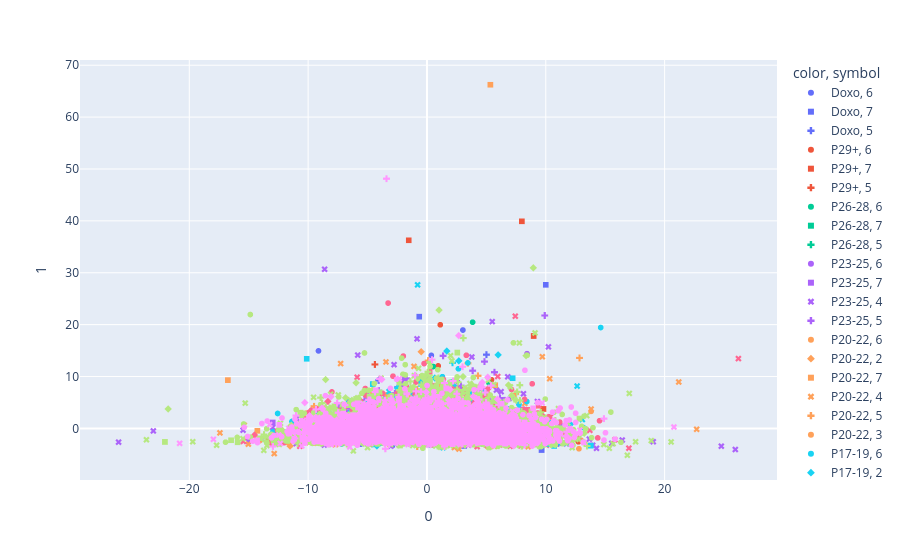

Write notebook code for a chart like this one.
### Code cell
from sklearn.decomposition import PCA
pca = PCA(n_components=2)

x_df = this_df[vars.__add__
    (["AllGroups",
    "Replicate_Number"])].dropna()
display(x_df)
components = pca.fit_transform(x_df[vars])

fig = px.scatter(components, x=0, y=1, color=x_df["AllGroups"],symbol=x_df["Replicate_Number"])
fig.show()

# labels = {
#     str(i): f"PC {i + 1} ({var:.1f}%)"
#     for i, var in enumerate(pca.explained_variance_ratio_ * 100)
# }

# fig = px.scatter_matrix(
#     components, labels=labels, dimensions=range(4), color=df["species"]
# )
# fig.update_traces(diagonal_visible=False)
# fig.show()

### Figure 1 — Plotly figure (JSON) as saved in the notebook; plotly's stock layout.template omitted (floating-point values rounded to 4 significant figures; data arrays with more than 128 entries replaced by an {"elided": "..."} marker saying what was removed)
{"data": [{"hovertemplate": "color=Doxo<br>symbol=6<br>0=%{x}<br>1=%{y}<extra></extra>", "legendgroup": "Doxo, 6", "marker": {"color": "#636efa", "symbol": "circle"}, "mode": "markers", "name": "Doxo, 6", "showlegend": true, "type": "scattergl", "x": {"elided": "130 float values"}, "xaxis": "x", "y": {"elided": "130 float values"}, "yaxis": "y"}, {"hovertemplate": "color=Doxo<br>symbol=7<br>0=%{x}<br>1=%{y}<extra></extra>", "legendgroup": "Doxo, 7", "marker": {"color": "#636efa", "symbol": "square"}, "mode": "markers", "name": "Doxo, 7", "showlegend": true, "type": "scattergl", "x": [5.934, -2.455, 1.792, -0.505, 9.998, -1.31, 3.348, -2.924, 2.561, 6.542, 4.94, 8.158, -6.052, -1.362, -0.9095, 1.23, -2.85, -1.695, 4.291, 0.5552, -0.06326, 9.646, -8.52, -2.785, -2.237, -0.648, -2.159, 3.135, -4.421, 5.777, -2.982, 2.754, 3.619, 0.5592, -3.818, 0.2772, 3.257, 0.2388, -8.803, 4.779, 1.308, -6.427, 3.051], "xaxis": "x", "y": [-2.927, -0.7234, -2.238, 1.607, 27.67, -1.405, -2.262, -0.03595, -0.8756, -1.731, -0.2835, 0.2663, 0.3197, 0.1703, -2.166, -1.663, -0.6474, -2.134, -0.8958, 2.243, 2.457, -4.164, -2.358, -1.949, -1.227, 21.54, -0.4194, -3.379, -1.325, -0.5322, 1.343, -0.1026, -1.796, 0.4607, -0.1518, -2.131, 4.27, 0.9425, 1.851, -0.964, -0.8398, 0.4714, 0.1958], "yaxis": "y"}, {"hovertemplate": "color=Doxo<br>symbol=5<br>0=%{x}<br>1=%{y}<extra></extra>", "legendgroup": "Doxo, 5", "marker": {"color": "#636efa", "symbol": "cross"}, "mode": "markers", "name": "Doxo, 5", "showlegend": true, "type": "scattergl", "x": [2.392, 3.034, -2.784, 0.7938, -2.042, -6.186, 2.505, -0.008333, -1.737, -4.064, -2.47, 6.446, 11.04, 1.842, -3.265, -0.4695, 1.486, -0.1572, 0.4597, 0.4691, -3.543, -3.721, 3.761, 7.538, 5.004, 7.93, -6.296, -1.278, -5.634, 10.84, -7.641, 3.356, 7.787, -5.703, 2.741, 0.6206, 3.338, -4.982, 5.866, -2.139, -2.323], "xaxis": "x", "y": [-0.3113, 0.06236, -1.079, -0.6816, 2.658, -2.236, 6.599, 1.742, 4.685, 9.257, -2.549, -1.147, -2.877, 2.265, -0.6577, -0.2892, 2.715, -1.869, -0.7309, -0.3007, -2.465, -1.14, 0.5239, -2.031, 14.2, 3.138, -2.094, 4.938, -0.9512, -2.684, -1.365, 5.24, -1.285, -2.843, 2.14, 0.1704, -0.076, 4.214, -1.388, 3.939, -0.8657], "yaxis": "y"}, {"hovertemplate": "color=P29+<br>symbol=6<br>0=%{x}<br>1=%{y}<extra></extra>", "legendgroup": "P29+, 6", "marker": {"color": "#EF553B", "symbol": "circle"}, "mode": "markers", "name": "P29+, 6", "showlegend": true, "type": "scattergl", "x": [0.4107, -3.704, 5.114, -7.779, -0.4488, 5.614, 0.8715, -5.304, 4.682, 1.506, 2.157, 0.9701, 0.5582, 1.109, -0.3304, 3.073, 0.944, -10.06, -4.914, -7.852, 8.746, 4.307, -4.64, -6.659, 3.712, -0.6366, 12.75, -1.128, -1.478, 5.429, -1.683, -0.7399, 6.244, 0.4804, 1.12, 1.707, -1.078], "xaxis": "x", "y": [-0.006349, -1.781, -1.457, 0.1288, 0.8139, -1.842, -1.733, 0.671, 4.882, 3.19, -1.639, 1.67, -2.352, 3.403, -1.829, 7.601, 12.05, 2.513, -0.859, 0.2086, -2.331, -1.792, -1.668, 4.499, -2.151, -2.33, -2.584, 2.695, -0.7362, 9.369, -0.4512, -3.202, -1.481, 1.577, 19.97, -0.2699, 0.8744], "yaxis": "y"}, {"hovertemplate": "color=P29+<br>symbol=7<br>0=%{x}<br>1=%{y}<extra></extra>", "legendgroup": "P29+, 7", "marker": {"color": "#EF553B", "symbol": "square"}, "mode": "markers", "name": "P29+, 7", "showlegend": true, "type": "scattergl", "x": [-4.767, 1.758, 1.059, -1.35, -4.256, -1.591, -2.273, 1.355, 1.842, 0.8807, 1.589, 2.704, 0.6658, -4.052, 3.285, 9.802, 5.571, 0.9441, 0.2733, -2.194, -1.37, 3.674, 4.575, -1.458, -10.11, 8.244, 5.908, -6.428, -13.44, 9.988, -8.717, 2.508, -4.289, -1.604, 2.055, -0.9906, 7.692, 2.343, 0.6555, 6.162, -1.532, 4.258, 8.978, 6.774, 7.988, -0.8211, -3.052, 7.096, 4.941], "xaxis": "x", "y": [0.7579, 0.2817, 0.5588, -0.756, -0.9311, 0.1955, -1.284, 0.6693, 4.521, 0.08717, -1.987, 1.823, 3.018, -2.377, -2.504, 3.746, 0.414, -0.6841, -1.372, 0.2673, 4.63, -2.477, -0.1888, 0.1406, -0.9177, 2.251, 0.4315, 1.407, -2.042, -2.746, -0.8055, -1.38, 0.2156, 0.9098, -0.3893, -0.4627, -1.356, -1.545, 1.816, 4.131, 36.25, -2.605, 17.81, -1.47, 39.91, -0.4729, -3.143, -0.6029, -1.178], "yaxis": "y"}, {"hovertemplate": "color=P29+<br>symbol=5<br>0=%{x}<br>1=%{y}<extra></extra>", "legendgroup": "P29+, 5", "marker": {"color": "#EF553B", "symbol": "cross"}, "mode": "markers", "name": "P29+, 5", "showlegend": true, "type": "scattergl", "x": [2.77, 5.724, 0.06651, 7.904, -0.3084, 0.9329, 2.26, 4.239, 4.777, 8.33, -1.318, 1.794, 2.988, 1.484, -9.808, -9.626, 1.489, 4.814, -2.885, 0.3199, -1.053, 0.4848, -0.02008, 0.1615, -2.57, 1.639, 1.726, 0.9403, -2.098, -0.3425, 3.421, 1.928, 7.704, 0.8737, -0.7873, -4.383, -2.953, 1.487, -0.3442, -10.39, 8.025, 0.1307, -8.304, 1.868, 6.165, 1.846], "xaxis": "x", "y": [2.757, 4.618, 1.561, -1.463, 3.545, 0.1613, 1.173, -0.9352, 3.133, -1.495, -1.644, -2.834, -3.019, -1.906, 0.258, -1.505, 0.02611, 2.24, -1.396, -0.8735, 3.249, 4.312, -0.8457, -0.7278, -1.72, 2.27, 3.751, -0.8942, 0.184, -0.02005, 1.447, 5.567, 2.885, -2.689, -2.405, 12.33, 5.942, 2.429, 4.009, -2.116, 1.187, -2.105, 0.594, 0.557, 0.06358, 0.2555], "yaxis": "y"}, {"hovertemplate": "color=P26-28<br>symbol=6<br>0=%{x}<br>1=%{y}<extra></extra>", "legendgroup": "P26-28, 6", "marker": {"color": "#00cc96", "symbol": "circle"}, "mode": "markers", "name": "P26-28, 6", "showlegend": true, "type": "scattergl", "x": {"elided": "194 float values"}, "xaxis": "x", "y": {"elided": "194 float values"}, "yaxis": "y"}, {"hovertemplate": "color=P26-28<br>symbol=7<br>0=%{x}<br>1=%{y}<extra></extra>", "legendgroup": "P26-28, 7", "marker": {"color": "#00cc96", "symbol": "square"}, "mode": "markers", "name": "P26-28, 7", "showlegend": true, "type": "scattergl", "x": [0.04408, 0.2991, -0.2391, -3.44, 5.201, -0.27, -0.009323, -5.399, 1.966, 2.471, 4.781, -2.337, 1.107, 3.573, 4.139, 7.686, 1.371, 0.004363, -4.363, -7.023, 1.044, 7.345, -0.2286, -3.22, -2.225, 0.5952, 3.334, 2.397, 3.199, 7.275, 2.449, -3.873, -0.1234, 3.986, -0.4905, -1.457, 2.168, -0.4894, -1.883, -2.056, 6.66, -5.515, 2.809, -2.74, 4.966, 8.698, 0.7991, 4.244, 1.732, 2.003, -1.009, -4.848, -2.907, 4.272, -1.768, 9.363, -3.671, -0.8337, 1.922, 6.206, 0.5601, -2.447, 3.852, -0.2584, 8.148, -2.087, 3.029, 2.916, 5.082, 1.316, -9.596, -8.714, -5.859, -6.884, -3.993, -6.176, -7.442, -3.962, -2.852, -3.122, -1.877, 4.732, 4.646, -4.413, -2.155, 0.8919, -6.239, -5.858, -2.007, -1.017, -4.051, -3.382, 3.286, 4.381, -1.757, -3.644, -3.92, 8.924, -5.931, 0.7677, -5.263, -6.103, 5.629, -4.358, 2.089, 7.138, -9.464, 3.559, -0.8118, -2.078, 1.313, 1.431, -1.034, 5.535, 4.1, 8.281, 1.355, -0.5637, 1.216, 0.8104, 4.164, 10.97, 7.626], "xaxis": "x", "y": [-0.8582, -0.1286, 0.01296, 1.073, 1.456, 0.9031, 0.8262, 1.265, -0.1009, 0.2219, 2.457, -1.182, 0.8854, -0.8162, -0.2195, 0.5473, -1.594, 1.856, -1.233, -0.1687, 2.706, -0.4364, 1.062, 1.647, -0.6462, -0.1652, 0.6902, 1.073, 1.215, 1.557, -0.4326, 0.7711, -0.6725, -1.31, -1.489, -1.068, -0.6414, -0.5918, -0.02342, 0.4498, 2.214, -0.3025, -0.6626, -1.193, -0.3459, -0.8163, -0.02974, -1.501, 4.224, -1.919, 0.1799, -0.4852, 1.257, -0.4724, -0.4476, -0.9219, 4.703, 0.2007, -2.097, -1.209, 1.532, -1.564, -1.188, 2.428, -2.219, 0.4544, -1.113, 0.4608, 2.858, 0.07358, 0.7327, 2.165, 1.383, -1.573, -0.7502, 0.8392, 1.902, 2.644, 0.1258, -1.284, -0.3916, -0.3554, -0.3442, -0.249, 0.3176, -1.79, -1.189, -1.012, 2.486, 2.749, 0.669, 0.3761, 4.868, 2.709, 0.4153, 0.2201, 1.662, -1.306, 4.351, 0.02688, 2.358, 1.347, 1.695, -1.198, 8.903, 1.789, 0.8756, -0.4139, 0.5745, -0.1524, -1.732, 1.308, -0.0763, -2.27, 0.8636, -0.09123, -0.04114, -1.506, -0.2144, -1.689, -1.158, -0.374, 0.8316], "yaxis": "y"}, {"hovertemplate": "color=P26-28<br>symbol=5<br>0=%{x}<br>1=%{y}<extra></extra>", "legendgroup": "P26-28, 5", "marker": {"color": "#00cc96", "symbol": "cross"}, "mode": "markers", "name": "P26-28, 5", "showlegend": true, "type": "scattergl", "x": [-3.726, -2.21, -1.341, -0.5655, -2.87, 1.379, -1.807, 2.277, 5.835, 7.66, 7.272, 5.507, 8.318, 5.911, 1.558, 5.506, -5.556, 0.5077, -0.9638, 0.528, -0.1338, -9.358, 2.405, 1.378, -6.046, -3.147, -8.423, -2.857, 10.87, -3.171, 0.9884, 5.001, 2.698, 1.664, -6.511, 0.8929, -1.434, -2.237, 5.646, -3.83], "xaxis": "x", "y": [-0.6072, -0.8233, -0.2068, 1.13, -2.849, -2.812, -0.2319, -2.335, -0.8863, -2.0, -2.715, -2.011, -2.388, 0.2048, -2.128, -1.586, -2.063, -1.804, -1.335, -0.7626, 1.039, -2.17, 0.6031, -2.962, -0.3912, -0.4319, -2.603, -1.299, -1.649, -2.599, -0.6998, -0.8983, -2.797, 1.784, -1.332, 1.766, -1.415, -1.186, 1.676, -0.6251], "yaxis": "y"}, {"hovertemplate": "color=P23-25<br>symbol=6<br>0=%{x}<br>1=%{y}<extra></extra>", "legendgroup": "P23-25, 6", "marker": {"color": "#ab63fa", "symbol": "circle"}, "mode": "markers", "name": "P23-25, 6", "showlegend": true, "type": "scattergl", "x": {"elided": "448 float values"}, "xaxis": "x", "y": {"elided": "448 float values"}, "yaxis": "y"}, {"hovertemplate": "color=P23-25<br>symbol=7<br>0=%{x}<br>1=%{y}<extra></extra>", "legendgroup": "P23-25, 7", "marker": {"color": "#ab63fa", "symbol": "square"}, "mode": "markers", "name": "P23-25, 7", "showlegend": true, "type": "scattergl", "x": {"elided": "472 float values"}, "xaxis": "x", "y": {"elided": "472 float values"}, "yaxis": "y"}, {"hovertemplate": "color=P23-25<br>symbol=4<br>0=%{x}<br>1=%{y}<extra></extra>", "legendgroup": "P23-25, 4", "marker": {"color": "#ab63fa", "symbol": "x"}, "mode": "markers", "name": "P23-25, 4", "showlegend": true, "type": "scattergl", "x": {"elided": "331 float values"}, "xaxis": "x", "y": {"elided": "331 float values"}, "yaxis": "y"}, {"hovertemplate": "color=P23-25<br>symbol=5<br>0=%{x}<br>1=%{y}<extra></extra>", "legendgroup": "P23-25, 5", "marker": {"color": "#ab63fa", "symbol": "cross"}, "mode": "markers", "name": "P23-25, 5", "showlegend": true, "type": "scattergl", "x": {"elided": "520 float values"}, "xaxis": "x", "y": {"elided": "520 float values"}, "yaxis": "y"}, {"hovertemplate": "color=P20-22<br>symbol=6<br>0=%{x}<br>1=%{y}<extra></extra>", "legendgroup": "P20-22, 6", "marker": {"color": "#FFA15A", "symbol": "circle"}, "mode": "markers", "name": "P20-22, 6", "showlegend": true, "type": "scattergl", "x": [2.581, -0.08943, -3.547, 4.612, 0.8698, 0.01995, -0.7591, -2.908, -1.588, -2.568, 11.28, 1.269, 1.113, -2.462, 2.312, 0.08666, -3.537, -1.193, -2.883, 2.981, -3.468, -0.5854, -5.96, -5.356, 0.2528, -0.408, 2.34, -1.171, -1.672, 1.3, -4.706, 0.4299, 6.358, 3.53, -3.354, -1.139, -2.868, 2.135, 0.817, -2.307, -0.701, -2.62, 0.07516, -4.765, -6.894, -1.494, -5.33, 1.961, -0.8094, 1.002, -0.3479, 0.3295, -0.2158, -2.357, -0.8871, -0.5872, -0.1263, 2.675, 0.8747, 3.201, -2.196, -0.8418, 2.319, -1.221, 1.628, -0.3702, -0.3015, -3.944, 2.85, 1.555, 2.192, 1.085, 2.183, 3.07, -2.932, 0.3685, -3.795, -1.121, 0.06317, 0.6504, -0.7704, -0.1762, 5.933, -2.491, 5.51, 4.056, -1.45, -9.331, -2.271, 0.4319, 1.75, 0.4339, 5.375, 5.048, 1.929, 2.186, -2.045, 0.1655, -3.43, -3.797], "xaxis": "x", "y": [-0.8342, -0.4832, 0.7919, -1.645, 1.141, 0.3919, 2.47, -0.2966, 4.372, -2.464, -2.894, -2.719, 1.914, -2.708, -1.031, 1.666, 1.77, -0.3267, 0.4334, -1.428, 1.898, -0.4104, 0.7183, -0.9822, -1.165, 3.561, 2.51, -1.722, -2.018, 2.091, 0.08891, -0.01202, -1.008, -0.05838, -0.2366, -1.895, 4.276, -0.7357, 0.8508, -0.7405, 7.048, -2.354, -1.871, -0.5515, -0.3978, 1.032, -1.215, -1.02, -0.4683, -1.057, 0.2319, 2.619, 1.989, 1.017, -0.05582, 0.01304, -0.3533, -2.215, -0.5803, -1.446, -0.1737, -0.8298, 0.4018, 0.03977, -0.4811, -0.1483, 2.582, 0.637, -1.04, -2.274, 5.199, 0.3289, 2.702, 0.502, 4.988, 2.245, -2.09, -2.07, -3.056, -0.9317, -2.155, 0.5219, -1.991, -0.5365, -2.006, -0.527, 2.523, 2.587, -1.665, 0.402, -1.407, 0.5333, -0.8603, 0.8206, -0.633, -0.4767, -1.791, 0.004913, 0.1335, -1.021], "yaxis": "y"}, {"hovertemplate": "color=P20-22<br>symbol=2<br>0=%{x}<br>1=%{y}<extra></extra>", "legendgroup": "P20-22, 2", "marker": {"color": "#FFA15A", "symbol": "diamond"}, "mode": "markers", "name": "P20-22, 2", "showlegend": true, "type": "scattergl", "x": {"elided": "266 float values"}, "xaxis": "x", "y": {"elided": "266 float values"}, "yaxis": "y"}, {"hovertemplate": "color=P20-22<br>symbol=7<br>0=%{x}<br>1=%{y}<extra></extra>", "legendgroup": "P20-22, 7", "marker": {"color": "#FFA15A", "symbol": "square"}, "mode": "markers", "name": "P20-22, 7", "showlegend": true, "type": "scattergl", "x": {"elided": "456 float values"}, "xaxis": "x", "y": {"elided": "456 float values"}, "yaxis": "y"}, {"hovertemplate": "color=P20-22<br>symbol=4<br>0=%{x}<br>1=%{y}<extra></extra>", "legendgroup": "P20-22, 4", "marker": {"color": "#FFA15A", "symbol": "x"}, "mode": "markers", "name": "P20-22, 4", "showlegend": true, "type": "scattergl", "x": {"elided": "237 float values"}, "xaxis": "x", "y": {"elided": "237 float values"}, "yaxis": "y"}, {"hovertemplate": "color=P20-22<br>symbol=5<br>0=%{x}<br>1=%{y}<extra></extra>", "legendgroup": "P20-22, 5", "marker": {"color": "#FFA15A", "symbol": "cross"}, "mode": "markers", "name": "P20-22, 5", "showlegend": true, "type": "scattergl", "x": {"elided": "1078 float values"}, "xaxis": "x", "y": {"elided": "1078 float values"}, "yaxis": "y"}, {"hovertemplate": "color=P20-22<br>symbol=3<br>0=%{x}<br>1=%{y}<extra></extra>", "legendgroup": "P20-22, 3", "marker": {"color": "#FFA15A", "symbol": "circle"}, "mode": "markers", "name": "P20-22, 3", "showlegend": true, "type": "scattergl", "x": {"elided": "287 float values"}, "xaxis": "x", "y": {"elided": "287 float values"}, "yaxis": "y"}, {"hovertemplate": "color=P17-19<br>symbol=6<br>0=%{x}<br>1=%{y}<extra></extra>", "legendgroup": "P17-19, 6", "marker": {"color": "#19d3f3", "symbol": "circle"}, "mode": "markers", "name": "P17-19, 6", "showlegend": true, "type": "scattergl", "x": {"elided": "1128 float values"}, "xaxis": "x", "y": {"elided": "1128 float values"}, "yaxis": "y"}, {"hovertemplate": "color=P17-19<br>symbol=2<br>0=%{x}<br>1=%{y}<extra></extra>", "legendgroup": "P17-19, 2", "marker": {"color": "#19d3f3", "symbol": "diamond"}, "mode": "markers", "name": "P17-19, 2", "showlegend": true, "type": "scattergl", "x": {"elided": "156 float values"}, "xaxis": "x", "y": {"elided": "156 float values"}, "yaxis": "y"}, {"hovertemplate": "color=P17-19<br>symbol=7<br>0=%{x}<br>1=%{y}<extra></extra>", "legendgroup": "P17-19, 7", "marker": {"color": "#19d3f3", "symbol": "square"}, "mode": "markers", "name": "P17-19, 7", "showlegend": true, "type": "scattergl", "x": {"elided": "646 float values"}, "xaxis": "x", "y": {"elided": "646 float values"}, "yaxis": "y"}, {"hovertemplate": "color=P17-19<br>symbol=4<br>0=%{x}<br>1=%{y}<extra></extra>", "legendgroup": "P17-19, 4", "marker": {"color": "#19d3f3", "symbol": "x"}, "mode": "markers", "name": "P17-19, 4", "showlegend": true, "type": "scattergl", "x": [-0.2518, -3.485, 2.754, 0.0973, -0.03072, -0.7512, 3.337, 3.424, -8.444, -2.518, -0.9775, 13.08, 1.05, -1.692, 7.851, 2.51, 7.055, -0.1723, 0.2165, 8.517, -1.643, 1.47, 12.64, -2.716, 2.602, 0.5456, 1.853, 0.9329, 1.597, -0.3298, -3.521, 0.8487, 10.39, 0.1578, 2.773, 2.992, -1.223, 1.355, 0.3363, -12.07, -8.595, -1.97, -6.033, 11.86, 0.3343, 3.344, 2.784, -5.075, -6.307, -10.17, -1.953, 10.79, -2.155, 5.285, -4.906, -1.863, -3.19, 3.56, -1.984, 0.4658, 4.83, 11.78, -0.2351, -4.813, 6.515, 6.8, -0.7874, -7.47, 9.324, 3.023, 0.6211, 0.6354, -6.089, -5.583, 2.589, 11.07, -3.217, 6.224, 7.039, -3.198, -1.539, -1.471, -3.097, 6.195, 0.02679, -8.066, 0.3347, -4.776, -9.809, 1.138, -1.458, 2.424, 12.09, 3.1, 1.627, 1.889, -0.5599, 6.13, 4.317, 7.643, -0.794, -1.919, 0.7975, 4.324, -1.464, -11.45, -0.2187, 3.003, -3.552, 2.136, -3.451, 2.892, -6.409, -1.908, -6.25, 2.06], "xaxis": "x", "y": [0.7744, -2.431, -0.7311, -0.8266, 3.491, -2.025, 2.105, 0.5675, -1.725, -0.1307, -2.574, 1.701, -0.5858, -2.21, -1.071, -1.821, -0.5, -1.204, 3.609, -2.091, 0.3423, 0.1615, 8.153, -1.394, 0.6238, -0.7948, -1.264, -1.951, -1.944, -1.478, -2.679, -0.2253, 1.261, -1.252, -2.039, -0.8947, 1.018, -3.711, 2.762, -0.6783, 0.07768, -0.1003, 0.4118, -2.585, -0.04714, -2.151, -2.711, -1.515, 1.084, -1.591, -2.523, -0.1696, 0.03656, 2.024, -2.413, 1.253, 7.088, -0.3058, 3.154, -1.644, 2.903, -2.869, -2.125, 0.2815, -1.846, 2.795, 27.67, 3.184, -2.65, -2.148, -1.868, -2.583, -2.365, -0.6038, -0.4013, -0.6923, 0.7481, -1.892, -0.09561, 0.2349, -2.434, 0.2479, 0.08966, 4.588, -2.145, -0.6814, -1.865, -0.7, -1.455, -1.365, -1.379, 1.683, -2.251, 0.7493, -2.363, -0.8545, -1.634, -0.1595, 3.394, -1.557, -0.1644, -2.853, -1.737, -1.679, -0.2624, -1.683, 2.559, -0.3447, -0.8856, 0.8266, 5.407, -1.612, -0.6871, -0.7, -1.022, -2.191], "yaxis": "y"}, {"hovertemplate": "color=P17-19<br>symbol=5<br>0=%{x}<br>1=%{y}<extra></extra>", "legendgroup": "P17-19, 5", "marker": {"color": "#19d3f3", "symbol": "cross"}, "mode": "markers", "name": "P17-19, 5", "showlegend": true, "type": "scattergl", "x": {"elided": "332 float values"}, "xaxis": "x", "y": {"elided": "332 float values"}, "yaxis": "y"}, {"hovertemplate": "color=P17-19<br>symbol=3<br>0=%{x}<br>1=%{y}<extra></extra>", "legendgroup": "P17-19, 3", "marker": {"color": "#19d3f3", "symbol": "circle"}, "mode": "markers", "name": "P17-19, 3", "showlegend": true, "type": "scattergl", "x": {"elided": "754 float values"}, "xaxis": "x", "y": {"elided": "754 float values"}, "yaxis": "y"}, {"hovertemplate": "color=P17-19<br>symbol=1<br>0=%{x}<br>1=%{y}<extra></extra>", "legendgroup": "P17-19, 1", "marker": {"color": "#19d3f3", "symbol": "diamond"}, "mode": "markers", "name": "P17-19, 1", "showlegend": true, "type": "scattergl", "x": {"elided": "253 float values"}, "xaxis": "x", "y": {"elided": "253 float values"}, "yaxis": "y"}, {"hovertemplate": "color=P11-13<br>symbol=6<br>0=%{x}<br>1=%{y}<extra></extra>", "legendgroup": "P11-13, 6", "marker": {"color": "#FF6692", "symbol": "circle"}, "mode": "markers", "name": "P11-13, 6", "showlegend": true, "type": "scattergl", "x": {"elided": "859 float values"}, "xaxis": "x", "y": {"elided": "859 float values"}, "yaxis": "y"}, {"hovertemplate": "color=P11-13<br>symbol=2<br>0=%{x}<br>1=%{y}<extra></extra>", "legendgroup": "P11-13, 2", "marker": {"color": "#FF6692", "symbol": "diamond"}, "mode": "markers", "name": "P11-13, 2", "showlegend": true, "type": "scattergl", "x": {"elided": "494 float values"}, "xaxis": "x", "y": {"elided": "494 float values"}, "yaxis": "y"}, {"hovertemplate": "color=P11-13<br>symbol=7<br>0=%{x}<br>1=%{y}<extra></extra>", "legendgroup": "P11-13, 7", "marker": {"color": "#FF6692", "symbol": "square"}, "mode": "markers", "name": "P11-13, 7", "showlegend": true, "type": "scattergl", "x": {"elided": "747 float values"}, "xaxis": "x", "y": {"elided": "747 float values"}, "yaxis": "y"}, {"hovertemplate": "color=P11-13<br>symbol=4<br>0=%{x}<br>1=%{y}<extra></extra>", "legendgroup": "P11-13, 4", "marker": {"color": "#FF6692", "symbol": "x"}, "mode": "markers", "name": "P11-13, 4", "showlegend": true, "type": "scattergl", "x": [-3.122, -9.125, 0.9349, 0.8302, -1.259, 6.025, -1.461, -1.89, -8.751, -6.921, -5.561, 5.828, -0.7354, -13.03, -1.203, -0.4002, -1.777, -1.499, -6.617, -10.7, -8.944, -2.192, -0.05421, -7.086, 3.618, 4.34, 6.996, 5.958, -1.776, 3.866, 7.903, -4.807, 7.169, 2.137, 0.117, 10.39, -7.405, -1.472, 2.184, 2.301, 6.974, -4.83, -1.001, 0.2819, 0.6234, -0.05626, -1.855, 10.45, -2.881, 4.223, -8.087, -3.372, -0.2047, 13.71, 6.677, -3.153, 4.612, -3.784, -2.562, -12.6, -1.892, -2.271, -15.45, 4.098, 11.48, -0.9036, 7.322, -8.566, 5.782, -5.878, -1.92, 8.857, -9.317, -12.88, 8.753, 1.37, 3.014, -5.222, 1.759, -7.203, -6.414, -0.6417, 15.82, 2.829, -0.7125, -7.115, -6.784, -1.986, 3.247, 7.432, -0.7625, 5.316, -1.206, -5.779, 2.159, 9.205, 4.244, 26.21, -1.305, -5.527, -8.643, -1.618, 6.153, -8.851, 3.553, -0.3577, 16.99, -6.869], "xaxis": "x", "y": [-2.272, -1.531, -0.5173, -1.646, -2.7, 2.283, 2.384, -2.578, -0.9141, 1.035, 2.566, -1.751, 1.608, -2.795, 1.966, -1.942, -0.497, -2.595, -0.9472, -3.448, 1.392, -2.248, 0.04481, -1.865, -2.399, 2.572, -3.439, 9.996, -0.1772, -2.34, -3.356, 2.799, -1.911, -3.011, 0.52, 2.198, -2.448, -1.956, -1.517, -2.952, 0.3141, -2.308, -0.6956, -0.4165, -2.678, -1.809, 1.102, -2.816, -1.482, -3.516, -1.076, -2.442, 6.2, -0.3761, -2.441, -0.9318, -1.078, -1.384, -2.364, -2.908, -0.9418, 0.2537, -2.512, -0.7237, -1.556, -1.897, -2.342, -2.507, -2.415, 9.863, 3.42, -1.448, -1.814, -2.976, -0.3181, -0.9344, -2.826, -2.496, -3.161, 1.544, -2.764, -2.423, -2.19, -1.917, -1.272, -1.255, -1.593, -2.689, -0.9826, 21.63, -1.901, -0.821, -0.02566, 1.272, 0.813, -2.934, 0.06653, 13.45, 0.2363, -1.71, 1.443, 0.3991, -3.189, 2.373, -1.503, -2.771, -3.812, -2.04], "yaxis": "y"}, {"hovertemplate": "color=P11-13<br>symbol=3<br>0=%{x}<br>1=%{y}<extra></extra>", "legendgroup": "P11-13, 3", "marker": {"color": "#FF6692", "symbol": "circle"}, "mode": "markers", "name": "P11-13, 3", "showlegend": true, "type": "scattergl", "x": {"elided": "760 float values"}, "xaxis": "x", "y": {"elided": "760 float values"}, "yaxis": "y"}, {"hovertemplate": "color=P11-13<br>symbol=1<br>0=%{x}<br>1=%{y}<extra></extra>", "legendgroup": "P11-13, 1", "marker": {"color": "#FF6692", "symbol": "diamond"}, "mode": "markers", "name": "P11-13, 1", "showlegend": true, "type": "scattergl", "x": {"elided": "663 float values"}, "xaxis": "x", "y": {"elided": "663 float values"}, "yaxis": "y"}, {"hovertemplate": "color=P6-10<br>symbol=6<br>0=%{x}<br>1=%{y}<extra></extra>", "legendgroup": "P6-10, 6", "marker": {"color": "#B6E880", "symbol": "circle"}, "mode": "markers", "name": "P6-10, 6", "showlegend": true, "type": "scattergl", "x": {"elided": "2700 float values"}, "xaxis": "x", "y": {"elided": "2700 float values"}, "yaxis": "y"}, {"hovertemplate": "color=P6-10<br>symbol=2<br>0=%{x}<br>1=%{y}<extra></extra>", "legendgroup": "P6-10, 2", "marker": {"color": "#B6E880", "symbol": "diamond"}, "mode": "markers", "name": "P6-10, 2", "showlegend": true, "type": "scattergl", "x": {"elided": "1082 float values"}, "xaxis": "x", "y": {"elided": "1082 float values"}, "yaxis": "y"}, {"hovertemplate": "color=P6-10<br>symbol=7<br>0=%{x}<br>1=%{y}<extra></extra>", "legendgroup": "P6-10, 7", "marker": {"color": "#B6E880", "symbol": "square"}, "mode": "markers", "name": "P6-10, 7", "showlegend": true, "type": "scattergl", "x": {"elided": "1349 float values"}, "xaxis": "x", "y": {"elided": "1349 float values"}, "yaxis": "y"}, {"hovertemplate": "color=P6-10<br>symbol=4<br>0=%{x}<br>1=%{y}<extra></extra>", "legendgroup": "P6-10, 4", "marker": {"color": "#B6E880", "symbol": "x"}, "mode": "markers", "name": "P6-10, 4", "showlegend": true, "type": "scattergl", "x": {"elided": "485 float values"}, "xaxis": "x", "y": {"elided": "485 float values"}, "yaxis": "y"}, {"hovertemplate": "color=P6-10<br>symbol=5<br>0=%{x}<br>1=%{y}<extra></extra>", "legendgroup": "P6-10, 5", "marker": {"color": "#B6E880", "symbol": "cross"}, "mode": "markers", "name": "P6-10, 5", "showlegend": true, "type": "scattergl", "x": {"elided": "3352 float values"}, "xaxis": "x", "y": {"elided": "3352 float values"}, "yaxis": "y"}, {"hovertemplate": "color=P6-10<br>symbol=3<br>0=%{x}<br>1=%{y}<extra></extra>", "legendgroup": "P6-10, 3", "marker": {"color": "#B6E880", "symbol": "circle"}, "mode": "markers", "name": "P6-10, 3", "showlegend": true, "type": "scattergl", "x": {"elided": "1372 float values"}, "xaxis": "x", "y": {"elided": "1372 float values"}, "yaxis": "y"}, {"hovertemplate": "color=P6-10<br>symbol=1<br>0=%{x}<br>1=%{y}<extra></extra>", "legendgroup": "P6-10, 1", "marker": {"color": "#B6E880", "symbol": "diamond"}, "mode": "markers", "name": "P6-10, 1", "showlegend": true, "type": "scattergl", "x": {"elided": "1122 float values"}, "xaxis": "x", "y": {"elided": "1122 float values"}, "yaxis": "y"}, {"hovertemplate": "color=P14-16<br>symbol=2<br>0=%{x}<br>1=%{y}<extra></extra>", "legendgroup": "P14-16, 2", "marker": {"color": "#FF97FF", "symbol": "diamond"}, "mode": "markers", "name": "P14-16, 2", "showlegend": true, "type": "scattergl", "x": {"elided": "452 float values"}, "xaxis": "x", "y": {"elided": "452 float values"}, "yaxis": "y"}, {"hovertemplate": "color=P14-16<br>symbol=7<br>0=%{x}<br>1=%{y}<extra></extra>", "legendgroup": "P14-16, 7", "marker": {"color": "#FF97FF", "symbol": "square"}, "mode": "markers", "name": "P14-16, 7", "showlegend": true, "type": "scattergl", "x": {"elided": "748 float values"}, "xaxis": "x", "y": {"elided": "748 float values"}, "yaxis": "y"}, {"hovertemplate": "color=P14-16<br>symbol=4<br>0=%{x}<br>1=%{y}<extra></extra>", "legendgroup": "P14-16, 4", "marker": {"color": "#FF97FF", "symbol": "x"}, "mode": "markers", "name": "P14-16, 4", "showlegend": true, "type": "scattergl", "x": {"elided": "129 float values"}, "xaxis": "x", "y": {"elided": "129 float values"}, "yaxis": "y"}, {"hovertemplate": "color=P14-16<br>symbol=5<br>0=%{x}<br>1=%{y}<extra></extra>", "legendgroup": "P14-16, 5", "marker": {"color": "#FF97FF", "symbol": "cross"}, "mode": "markers", "name": "P14-16, 5", "showlegend": true, "type": "scattergl", "x": {"elided": "1238 float values"}, "xaxis": "x", "y": {"elided": "1238 float values"}, "yaxis": "y"}, {"hovertemplate": "color=P14-16<br>symbol=3<br>0=%{x}<br>1=%{y}<extra></extra>", "legendgroup": "P14-16, 3", "marker": {"color": "#FF97FF", "symbol": "circle"}, "mode": "markers", "name": "P14-16, 3", "showlegend": true, "type": "scattergl", "x": {"elided": "1350 float values"}, "xaxis": "x", "y": {"elided": "1350 float values"}, "yaxis": "y"}, {"hovertemplate": "color=P14-16<br>symbol=1<br>0=%{x}<br>1=%{y}<extra></extra>", "legendgroup": "P14-16, 1", "marker": {"color": "#FF97FF", "symbol": "diamond"}, "mode": "markers", "name": "P14-16, 1", "showlegend": true, "type": "scattergl", "x": {"elided": "469 float values"}, "xaxis": "x", "y": {"elided": "469 float values"}, "yaxis": "y"}], "layout": {"legend": {"title": {"text": "color, symbol"}, "tracegroupgap": 0}, "margin": {"t": 60}, "xaxis": {"anchor": "y", "domain": [0, 1], "title": {"text": "0"}}, "yaxis": {"anchor": "x", "domain": [0, 1], "title": {"text": "1"}}}}
